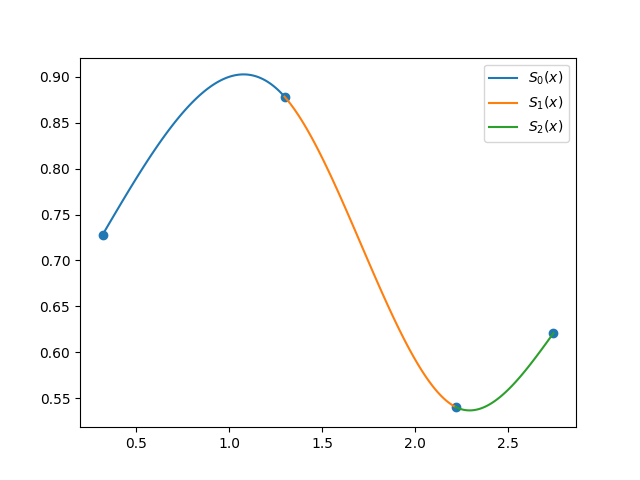

This figure's Python source:
import numpy as np
import matplotlib.pylab as plt

def spline(x, y):
    n = len(x)
    a = {k: v for k, v in enumerate(y)}
    h = {k: x[k + 1] - x[k] for k in range(n - 1)}

    A = [[1] + [0] * (n - 1)]
    for i in range(1, n - 1):
        row = [0] * n
        row[i - 1] = h[i - 1]
        row[i] = 2 * (h[i - 1] + h[i])
        row[i + 1] = h[i]
        A.append(row)
    A.append([0] * (n - 1) + [1])

    B = [0]
    for k in range(1, n - 1):
        row = 3 * (a[k + 1] - a[k]) / h[k] - 3 * (a[k] - a[k - 1]) / h[k - 1]
        B.append(row)
    B.append(0)

    c = dict(zip(range(n), np.linalg.solve(A, B)))

    b = {}
    d = {}
    for k in range(n - 1):
        b[k] = (1 / h[k]) * (a[k + 1] - a[k]) - (h[k] / 3) * (2 * c[k] + c[k + 1])
        d[k] = (c[k + 1] - c[k]) / (3 * h[k])

    s = {}
    for k in range(n - 1):
        print(f'Equation {k}:')
        print(f'a[{k}] = {a[k]}')
        print(f'b[{k}] = {b[k]}')
        print(f'c[{k}] = {c[k]}')
        print(f'd[{k}] = {d[k]}')
        eq = f'{a[k]}{b[k]:+}*(x{-x[k]:+}){c[k]:+}*(x{-x[k]:+})**2{d[k]:+}*(x{-x[k]:+})**3'
        s[k] = {'eq': eq, 'domain': [x[k], x[k + 1]]}

    return s

# x = []
# y = []
# z = [(0.493,5.351), (1.155,5.348), (1.741,5.361), (2.148,4.998), (2.75,4.742), (3.539,4.067), (4.029,3.066), (4.722,2.986)]
# # z = [(0.499,1.835) , (0.803,1.665), (1.629,2.803), (1.908,2.913), (2.43,1.612), (3.185,0.673), (3.912,2.705)]

# for xi, yi in z:
#     x.append(xi)
#     y.append(yi)

# usando com função
x = [0.319, 1.298, 2.218, 2.745]
y = []

def f(x):
    return np.cos(np.sin(np.log(x*x)))
    # return np.sin(np.sqrt(np.pi+(x*x)))

for xi in x:
    y.append(f(xi))

eqs = spline(x, y)

for eq in eqs.values():
    print(eq)


def s(x):
    for key, value in eqs.items():
        if value['domain'][0] <= x <= value['domain'][1]:
            return eval(value['eq'])

# print(s(3.124))
# print(s(3.154))
# print(s(4.647))           


# visu
for key, value in eqs.items():
    def p(x):
        return eval(value['eq'])
    t = np.linspace(*value['domain'], 100)
    plt.plot(t, p(t), label=f'$S_{key}(x)$')

plt.scatter(x, y)
plt.legend()
plt.savefig('spline.png')